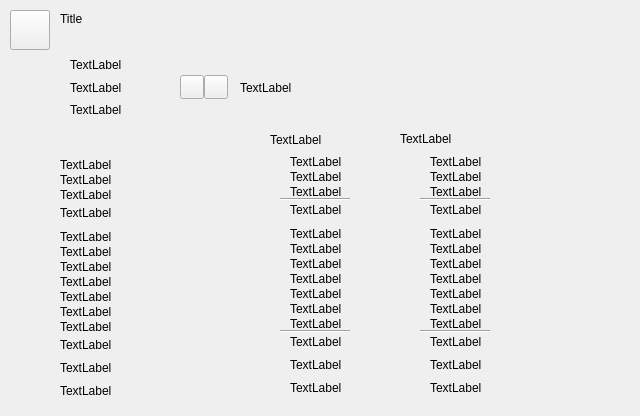
<?xml version="1.0" encoding="UTF-8"?>
<ui version="4.0">
 <class>FinanceAdvisorWidget</class>
 <widget class="QWidget" name="FinanceAdvisorWidget">
  <property name="geometry">
   <rect>
    <x>0</x>
    <y>0</y>
    <width>640</width>
    <height>416</height>
   </rect>
  </property>
  <property name="windowTitle">
   <string>Form</string>
  </property>
  <widget class="Button" name="cIconButton">
   <property name="geometry">
    <rect>
     <x>10</x>
     <y>10</y>
     <width>40</width>
     <height>40</height>
    </rect>
   </property>
   <property name="text">
    <string/>
   </property>
  </widget>
  <widget class="Label" name="cTitle">
   <property name="geometry">
    <rect>
     <x>60</x>
     <y>12</y>
     <width>545</width>
     <height>35</height>
    </rect>
   </property>
   <property name="text">
    <string>Title</string>
   </property>
   <property name="alignment">
    <set>Qt::AlignLeading|Qt::AlignLeft|Qt::AlignTop</set>
   </property>
  </widget>
  <widget class="MessageWidget" name="cTreasuryArea" native="true">
   <property name="geometry">
    <rect>
     <x>64</x>
     <y>48</y>
     <width>544</width>
     <height>80</height>
    </rect>
   </property>
  </widget>
  <widget class="Label" name="cAssets">
   <property name="geometry">
    <rect>
     <x>70</x>
     <y>58</y>
     <width>63</width>
     <height>20</height>
    </rect>
   </property>
   <property name="text">
    <string>TextLabel</string>
   </property>
   <property name="alignment">
    <set>Qt::AlignLeading|Qt::AlignLeft|Qt::AlignTop</set>
   </property>
  </widget>
  <widget class="Label" name="cTaxRateLabel">
   <property name="geometry">
    <rect>
     <x>70</x>
     <y>81</y>
     <width>63</width>
     <height>20</height>
    </rect>
   </property>
   <property name="text">
    <string>TextLabel</string>
   </property>
   <property name="alignment">
    <set>Qt::AlignLeading|Qt::AlignLeft|Qt::AlignTop</set>
   </property>
  </widget>
  <widget class="Label" name="cEstimatedTax">
   <property name="geometry">
    <rect>
     <x>240</x>
     <y>81</y>
     <width>63</width>
     <height>20</height>
    </rect>
   </property>
   <property name="text">
    <string>TextLabel</string>
   </property>
   <property name="alignment">
    <set>Qt::AlignLeading|Qt::AlignLeft|Qt::AlignTop</set>
   </property>
  </widget>
  <widget class="Label" name="cRegistered">
   <property name="geometry">
    <rect>
     <x>70</x>
     <y>103</y>
     <width>63</width>
     <height>20</height>
    </rect>
   </property>
   <property name="text">
    <string>TextLabel</string>
   </property>
   <property name="alignment">
    <set>Qt::AlignLeading|Qt::AlignLeft|Qt::AlignTop</set>
   </property>
  </widget>
  <widget class="Label" name="cLastYearHeader">
   <property name="geometry">
    <rect>
     <x>270</x>
     <y>133</y>
     <width>63</width>
     <height>20</height>
    </rect>
   </property>
   <property name="text">
    <string>TextLabel</string>
   </property>
   <property name="alignment">
    <set>Qt::AlignLeading|Qt::AlignLeft|Qt::AlignTop</set>
   </property>
  </widget>
  <widget class="Label" name="cThisYearHeader">
   <property name="geometry">
    <rect>
     <x>400</x>
     <y>132</y>
     <width>63</width>
     <height>20</height>
    </rect>
   </property>
   <property name="text">
    <string>TextLabel</string>
   </property>
   <property name="alignment">
    <set>Qt::AlignLeading|Qt::AlignLeft|Qt::AlignTop</set>
   </property>
  </widget>
  <widget class="Label" name="cTaxesIn">
   <property name="geometry">
    <rect>
     <x>60</x>
     <y>155</y>
     <width>63</width>
     <height>20</height>
    </rect>
   </property>
   <property name="text">
    <string>TextLabel</string>
   </property>
  </widget>
  <widget class="Label" name="cTradeReceipts">
   <property name="geometry">
    <rect>
     <x>60</x>
     <y>170</y>
     <width>63</width>
     <height>20</height>
    </rect>
   </property>
   <property name="text">
    <string>TextLabel</string>
   </property>
  </widget>
  <widget class="Label" name="cDonated">
   <property name="geometry">
    <rect>
     <x>60</x>
     <y>185</y>
     <width>63</width>
     <height>20</height>
    </rect>
   </property>
   <property name="text">
    <string>TextLabel</string>
   </property>
  </widget>
  <widget class="Label" name="cIncome">
   <property name="geometry">
    <rect>
     <x>60</x>
     <y>203</y>
     <width>63</width>
     <height>20</height>
    </rect>
   </property>
   <property name="text">
    <string>TextLabel</string>
   </property>
  </widget>
  <widget class="Label" name="cImports">
   <property name="geometry">
    <rect>
     <x>60</x>
     <y>227</y>
     <width>63</width>
     <height>20</height>
    </rect>
   </property>
   <property name="text">
    <string>TextLabel</string>
   </property>
  </widget>
  <widget class="Label" name="cWages">
   <property name="geometry">
    <rect>
     <x>60</x>
     <y>242</y>
     <width>63</width>
     <height>20</height>
    </rect>
   </property>
   <property name="text">
    <string>TextLabel</string>
   </property>
  </widget>
  <widget class="Label" name="cConstruction">
   <property name="geometry">
    <rect>
     <x>60</x>
     <y>257</y>
     <width>63</width>
     <height>20</height>
    </rect>
   </property>
   <property name="text">
    <string>TextLabel</string>
   </property>
  </widget>
  <widget class="Label" name="cInterest">
   <property name="geometry">
    <rect>
     <x>60</x>
     <y>272</y>
     <width>63</width>
     <height>20</height>
    </rect>
   </property>
   <property name="text">
    <string>TextLabel</string>
   </property>
  </widget>
  <widget class="Label" name="cSalary">
   <property name="geometry">
    <rect>
     <x>60</x>
     <y>287</y>
     <width>63</width>
     <height>20</height>
    </rect>
   </property>
   <property name="text">
    <string>TextLabel</string>
   </property>
  </widget>
  <widget class="Label" name="cSundries">
   <property name="geometry">
    <rect>
     <x>60</x>
     <y>302</y>
     <width>63</width>
     <height>20</height>
    </rect>
   </property>
   <property name="text">
    <string>TextLabel</string>
   </property>
  </widget>
  <widget class="Label" name="cTribute">
   <property name="geometry">
    <rect>
     <x>60</x>
     <y>317</y>
     <width>63</width>
     <height>20</height>
    </rect>
   </property>
   <property name="text">
    <string>TextLabel</string>
   </property>
  </widget>
  <widget class="Label" name="cExpenses">
   <property name="geometry">
    <rect>
     <x>60</x>
     <y>335</y>
     <width>63</width>
     <height>20</height>
    </rect>
   </property>
   <property name="text">
    <string>TextLabel</string>
   </property>
  </widget>
  <widget class="Label" name="cNetFlow">
   <property name="geometry">
    <rect>
     <x>60</x>
     <y>358</y>
     <width>63</width>
     <height>20</height>
    </rect>
   </property>
   <property name="text">
    <string>TextLabel</string>
   </property>
  </widget>
  <widget class="Label" name="cBalance">
   <property name="geometry">
    <rect>
     <x>60</x>
     <y>381</y>
     <width>63</width>
     <height>20</height>
    </rect>
   </property>
   <property name="text">
    <string>TextLabel</string>
   </property>
  </widget>
  <widget class="Line" name="line">
   <property name="geometry">
    <rect>
     <x>280</x>
     <y>198</y>
     <width>70</width>
     <height>3</height>
    </rect>
   </property>
   <property name="orientation">
    <enum>Qt::Horizontal</enum>
   </property>
  </widget>
  <widget class="Line" name="line_2">
   <property name="geometry">
    <rect>
     <x>420</x>
     <y>198</y>
     <width>70</width>
     <height>3</height>
    </rect>
   </property>
   <property name="orientation">
    <enum>Qt::Horizontal</enum>
   </property>
  </widget>
  <widget class="Line" name="line_3">
   <property name="geometry">
    <rect>
     <x>280</x>
     <y>330</y>
     <width>70</width>
     <height>3</height>
    </rect>
   </property>
   <property name="orientation">
    <enum>Qt::Horizontal</enum>
   </property>
  </widget>
  <widget class="Line" name="line_4">
   <property name="geometry">
    <rect>
     <x>420</x>
     <y>330</y>
     <width>70</width>
     <height>3</height>
    </rect>
   </property>
   <property name="orientation">
    <enum>Qt::Horizontal</enum>
   </property>
  </widget>
  <widget class="Button" name="cDown">
   <property name="geometry">
    <rect>
     <x>180</x>
     <y>75</y>
     <width>24</width>
     <height>24</height>
    </rect>
   </property>
   <property name="text">
    <string/>
   </property>
  </widget>
  <widget class="Button" name="cUp">
   <property name="geometry">
    <rect>
     <x>204</x>
     <y>75</y>
     <width>24</width>
     <height>24</height>
    </rect>
   </property>
   <property name="text">
    <string/>
   </property>
  </widget>
  <widget class="Label" name="cPreviousTaxes">
   <property name="geometry">
    <rect>
     <x>290</x>
     <y>155</y>
     <width>63</width>
     <height>20</height>
    </rect>
   </property>
   <property name="text">
    <string>TextLabel</string>
   </property>
   <property name="alignment">
    <set>Qt::AlignLeading|Qt::AlignLeft|Qt::AlignTop</set>
   </property>
  </widget>
  <widget class="Label" name="cPreviousExports">
   <property name="geometry">
    <rect>
     <x>290</x>
     <y>170</y>
     <width>63</width>
     <height>20</height>
    </rect>
   </property>
   <property name="text">
    <string>TextLabel</string>
   </property>
   <property name="alignment">
    <set>Qt::AlignLeading|Qt::AlignLeft|Qt::AlignTop</set>
   </property>
  </widget>
  <widget class="Label" name="cPreviousDonated">
   <property name="geometry">
    <rect>
     <x>290</x>
     <y>185</y>
     <width>63</width>
     <height>20</height>
    </rect>
   </property>
   <property name="text">
    <string>TextLabel</string>
   </property>
   <property name="alignment">
    <set>Qt::AlignLeading|Qt::AlignLeft|Qt::AlignTop</set>
   </property>
  </widget>
  <widget class="Label" name="cPreviousIncome">
   <property name="geometry">
    <rect>
     <x>290</x>
     <y>203</y>
     <width>63</width>
     <height>20</height>
    </rect>
   </property>
   <property name="text">
    <string>TextLabel</string>
   </property>
   <property name="alignment">
    <set>Qt::AlignLeading|Qt::AlignLeft|Qt::AlignTop</set>
   </property>
  </widget>
  <widget class="Label" name="cPreviousImports">
   <property name="geometry">
    <rect>
     <x>290</x>
     <y>227</y>
     <width>63</width>
     <height>20</height>
    </rect>
   </property>
   <property name="text">
    <string>TextLabel</string>
   </property>
   <property name="alignment">
    <set>Qt::AlignLeading|Qt::AlignLeft|Qt::AlignTop</set>
   </property>
  </widget>
  <widget class="Label" name="cPreviousWages">
   <property name="geometry">
    <rect>
     <x>290</x>
     <y>242</y>
     <width>63</width>
     <height>20</height>
    </rect>
   </property>
   <property name="text">
    <string>TextLabel</string>
   </property>
   <property name="alignment">
    <set>Qt::AlignLeading|Qt::AlignLeft|Qt::AlignTop</set>
   </property>
  </widget>
  <widget class="Label" name="cPreviousConstruction">
   <property name="geometry">
    <rect>
     <x>290</x>
     <y>257</y>
     <width>63</width>
     <height>20</height>
    </rect>
   </property>
   <property name="text">
    <string>TextLabel</string>
   </property>
   <property name="alignment">
    <set>Qt::AlignLeading|Qt::AlignLeft|Qt::AlignTop</set>
   </property>
  </widget>
  <widget class="Label" name="cPreviousInterest">
   <property name="geometry">
    <rect>
     <x>290</x>
     <y>272</y>
     <width>63</width>
     <height>20</height>
    </rect>
   </property>
   <property name="text">
    <string>TextLabel</string>
   </property>
   <property name="alignment">
    <set>Qt::AlignLeading|Qt::AlignLeft|Qt::AlignTop</set>
   </property>
  </widget>
  <widget class="Label" name="cPreviousSalary">
   <property name="geometry">
    <rect>
     <x>290</x>
     <y>287</y>
     <width>63</width>
     <height>20</height>
    </rect>
   </property>
   <property name="text">
    <string>TextLabel</string>
   </property>
   <property name="alignment">
    <set>Qt::AlignLeading|Qt::AlignLeft|Qt::AlignTop</set>
   </property>
  </widget>
  <widget class="Label" name="cPreviousSundries">
   <property name="geometry">
    <rect>
     <x>290</x>
     <y>302</y>
     <width>63</width>
     <height>20</height>
    </rect>
   </property>
   <property name="text">
    <string>TextLabel</string>
   </property>
   <property name="alignment">
    <set>Qt::AlignLeading|Qt::AlignLeft|Qt::AlignTop</set>
   </property>
  </widget>
  <widget class="Label" name="cPreviousTribute">
   <property name="geometry">
    <rect>
     <x>290</x>
     <y>317</y>
     <width>63</width>
     <height>20</height>
    </rect>
   </property>
   <property name="text">
    <string>TextLabel</string>
   </property>
   <property name="alignment">
    <set>Qt::AlignLeading|Qt::AlignLeft|Qt::AlignTop</set>
   </property>
  </widget>
  <widget class="Label" name="cPreviousExpenses">
   <property name="geometry">
    <rect>
     <x>290</x>
     <y>335</y>
     <width>63</width>
     <height>20</height>
    </rect>
   </property>
   <property name="text">
    <string>TextLabel</string>
   </property>
   <property name="alignment">
    <set>Qt::AlignLeading|Qt::AlignLeft|Qt::AlignTop</set>
   </property>
  </widget>
  <widget class="Label" name="cPreviousNetFlow">
   <property name="geometry">
    <rect>
     <x>290</x>
     <y>358</y>
     <width>63</width>
     <height>20</height>
    </rect>
   </property>
   <property name="text">
    <string>TextLabel</string>
   </property>
   <property name="alignment">
    <set>Qt::AlignLeading|Qt::AlignLeft|Qt::AlignTop</set>
   </property>
  </widget>
  <widget class="Label" name="cPreviousBalance">
   <property name="geometry">
    <rect>
     <x>290</x>
     <y>381</y>
     <width>63</width>
     <height>20</height>
    </rect>
   </property>
   <property name="text">
    <string>TextLabel</string>
   </property>
   <property name="alignment">
    <set>Qt::AlignLeading|Qt::AlignLeft|Qt::AlignTop</set>
   </property>
  </widget>
  <widget class="Label" name="cCurrentTaxes">
   <property name="geometry">
    <rect>
     <x>430</x>
     <y>155</y>
     <width>63</width>
     <height>20</height>
    </rect>
   </property>
   <property name="text">
    <string>TextLabel</string>
   </property>
   <property name="alignment">
    <set>Qt::AlignLeading|Qt::AlignLeft|Qt::AlignTop</set>
   </property>
  </widget>
  <widget class="Label" name="cCurrentDonated">
   <property name="geometry">
    <rect>
     <x>430</x>
     <y>185</y>
     <width>63</width>
     <height>20</height>
    </rect>
   </property>
   <property name="text">
    <string>TextLabel</string>
   </property>
   <property name="alignment">
    <set>Qt::AlignLeading|Qt::AlignLeft|Qt::AlignTop</set>
   </property>
  </widget>
  <widget class="Label" name="cCurrentSundries">
   <property name="geometry">
    <rect>
     <x>430</x>
     <y>302</y>
     <width>63</width>
     <height>20</height>
    </rect>
   </property>
   <property name="text">
    <string>TextLabel</string>
   </property>
   <property name="alignment">
    <set>Qt::AlignLeading|Qt::AlignLeft|Qt::AlignTop</set>
   </property>
  </widget>
  <widget class="Label" name="cCurrentWages">
   <property name="geometry">
    <rect>
     <x>430</x>
     <y>242</y>
     <width>63</width>
     <height>20</height>
    </rect>
   </property>
   <property name="text">
    <string>TextLabel</string>
   </property>
   <property name="alignment">
    <set>Qt::AlignLeading|Qt::AlignLeft|Qt::AlignTop</set>
   </property>
  </widget>
  <widget class="Label" name="cCurrentInterest">
   <property name="geometry">
    <rect>
     <x>430</x>
     <y>272</y>
     <width>63</width>
     <height>20</height>
    </rect>
   </property>
   <property name="text">
    <string>TextLabel</string>
   </property>
   <property name="alignment">
    <set>Qt::AlignLeading|Qt::AlignLeft|Qt::AlignTop</set>
   </property>
  </widget>
  <widget class="Label" name="cCurrentImports">
   <property name="geometry">
    <rect>
     <x>430</x>
     <y>227</y>
     <width>63</width>
     <height>20</height>
    </rect>
   </property>
   <property name="text">
    <string>TextLabel</string>
   </property>
   <property name="alignment">
    <set>Qt::AlignLeading|Qt::AlignLeft|Qt::AlignTop</set>
   </property>
  </widget>
  <widget class="Label" name="cCurrentIncome">
   <property name="geometry">
    <rect>
     <x>430</x>
     <y>203</y>
     <width>63</width>
     <height>20</height>
    </rect>
   </property>
   <property name="text">
    <string>TextLabel</string>
   </property>
   <property name="alignment">
    <set>Qt::AlignLeading|Qt::AlignLeft|Qt::AlignTop</set>
   </property>
  </widget>
  <widget class="Label" name="cCurrentConstruction">
   <property name="geometry">
    <rect>
     <x>430</x>
     <y>257</y>
     <width>63</width>
     <height>20</height>
    </rect>
   </property>
   <property name="text">
    <string>TextLabel</string>
   </property>
   <property name="alignment">
    <set>Qt::AlignLeading|Qt::AlignLeft|Qt::AlignTop</set>
   </property>
  </widget>
  <widget class="Label" name="cCurrentTribute">
   <property name="geometry">
    <rect>
     <x>430</x>
     <y>317</y>
     <width>63</width>
     <height>20</height>
    </rect>
   </property>
   <property name="text">
    <string>TextLabel</string>
   </property>
   <property name="alignment">
    <set>Qt::AlignLeading|Qt::AlignLeft|Qt::AlignTop</set>
   </property>
  </widget>
  <widget class="Label" name="cCurrentExpenses">
   <property name="geometry">
    <rect>
     <x>430</x>
     <y>335</y>
     <width>63</width>
     <height>20</height>
    </rect>
   </property>
   <property name="text">
    <string>TextLabel</string>
   </property>
   <property name="alignment">
    <set>Qt::AlignLeading|Qt::AlignLeft|Qt::AlignTop</set>
   </property>
  </widget>
  <widget class="Label" name="cCurrentSalary">
   <property name="geometry">
    <rect>
     <x>430</x>
     <y>287</y>
     <width>63</width>
     <height>20</height>
    </rect>
   </property>
   <property name="text">
    <string>TextLabel</string>
   </property>
   <property name="alignment">
    <set>Qt::AlignLeading|Qt::AlignLeft|Qt::AlignTop</set>
   </property>
  </widget>
  <widget class="Label" name="cCurrentBalance">
   <property name="geometry">
    <rect>
     <x>430</x>
     <y>381</y>
     <width>63</width>
     <height>20</height>
    </rect>
   </property>
   <property name="text">
    <string>TextLabel</string>
   </property>
   <property name="alignment">
    <set>Qt::AlignLeading|Qt::AlignLeft|Qt::AlignTop</set>
   </property>
  </widget>
  <widget class="Label" name="cCurrentExports">
   <property name="geometry">
    <rect>
     <x>430</x>
     <y>170</y>
     <width>63</width>
     <height>20</height>
    </rect>
   </property>
   <property name="text">
    <string>TextLabel</string>
   </property>
   <property name="alignment">
    <set>Qt::AlignLeading|Qt::AlignLeft|Qt::AlignTop</set>
   </property>
  </widget>
  <widget class="Label" name="cCurrentNetFlow">
   <property name="geometry">
    <rect>
     <x>430</x>
     <y>358</y>
     <width>63</width>
     <height>20</height>
    </rect>
   </property>
   <property name="text">
    <string>TextLabel</string>
   </property>
   <property name="alignment">
    <set>Qt::AlignLeading|Qt::AlignLeft|Qt::AlignTop</set>
   </property>
  </widget>
 </widget>
 <customwidgets>
  <customwidget>
   <class>Button</class>
   <extends>QPushButton</extends>
   <header>widget/button.h</header>
  </customwidget>
  <customwidget>
   <class>Label</class>
   <extends>QLabel</extends>
   <header>widget/label.h</header>
  </customwidget>
  <customwidget>
   <class>MessageWidget</class>
   <extends>QWidget</extends>
   <header>widget/messagewidget.h</header>
   <container>1</container>
  </customwidget>
 </customwidgets>
 <resources/>
 <connections/>
</ui>
